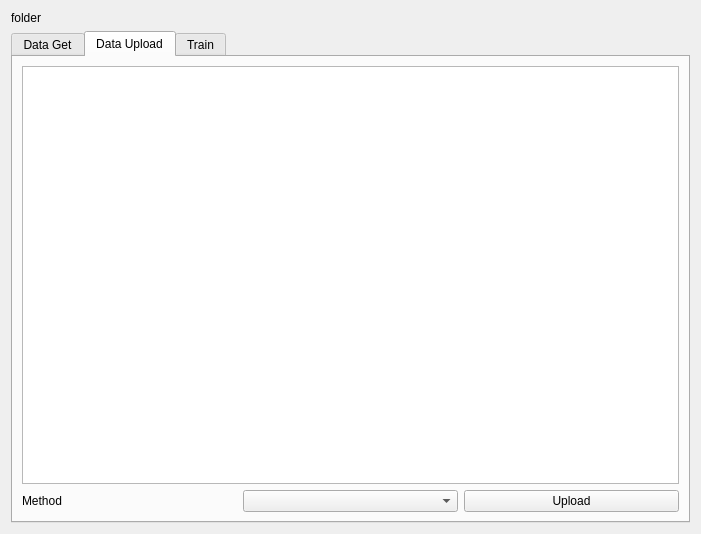
<?xml version="1.0" encoding="UTF-8"?>
<ui version="4.0">
 <class>FormSelfTrain</class>
 <widget class="QWidget" name="FormSelfTrain">
  <property name="geometry">
   <rect>
    <x>0</x>
    <y>0</y>
    <width>701</width>
    <height>534</height>
   </rect>
  </property>
  <property name="windowTitle">
   <string>SelfTrain</string>
  </property>
  <layout class="QGridLayout" name="gridLayout_4">
   <item row="0" column="0">
    <widget class="QLabel" name="labelFolder">
     <property name="text">
      <string>folder</string>
     </property>
    </widget>
   </item>
   <item row="1" column="0">
    <widget class="QTabWidget" name="tabWidget">
     <property name="currentIndex">
      <number>1</number>
     </property>
     <widget class="QWidget" name="tabDataGet">
      <attribute name="title">
       <string>Data Get</string>
      </attribute>
      <layout class="QGridLayout" name="gridLayout_3" rowstretch="0,1,0,0" columnstretch="0">
       <item row="0" column="0">
        <widget class="QLabel" name="labelFile">
         <property name="text">
          <string>file</string>
         </property>
        </widget>
       </item>
       <item row="2" column="0">
        <layout class="QHBoxLayout" name="horizontalLayout">
         <item>
          <widget class="QToolButton" name="tBtnPrev">
           <property name="text">
            <string>prev</string>
           </property>
          </widget>
         </item>
         <item>
          <widget class="QLabel" name="labelIndex">
           <property name="text">
            <string>index</string>
           </property>
           <property name="alignment">
            <set>Qt::AlignmentFlag::AlignCenter</set>
           </property>
          </widget>
         </item>
         <item>
          <widget class="QToolButton" name="tBtnNext">
           <property name="text">
            <string>next</string>
           </property>
          </widget>
         </item>
        </layout>
       </item>
       <item row="3" column="0">
        <widget class="QToolButton" name="tBtnRecord">
         <property name="sizePolicy">
          <sizepolicy hsizetype="Preferred" vsizetype="Fixed">
           <horstretch>0</horstretch>
           <verstretch>0</verstretch>
          </sizepolicy>
         </property>
         <property name="text">
          <string>record</string>
         </property>
        </widget>
       </item>
       <item row="1" column="0">
        <widget class="QWidget" name="widgetPlot" native="true">
         <layout class="QGridLayout" name="gridLayout_6">
          <property name="leftMargin">
           <number>0</number>
          </property>
          <property name="topMargin">
           <number>0</number>
          </property>
          <property name="rightMargin">
           <number>0</number>
          </property>
          <property name="bottomMargin">
           <number>0</number>
          </property>
          <property name="spacing">
           <number>0</number>
          </property>
          <item row="0" column="0">
           <layout class="QGridLayout" name="gLayPlot"/>
          </item>
         </layout>
        </widget>
       </item>
      </layout>
     </widget>
     <widget class="QWidget" name="tabDataUpload">
      <attribute name="title">
       <string>Data Upload</string>
      </attribute>
      <layout class="QGridLayout" name="gridLayout_2">
       <item row="0" column="0">
        <widget class="QTableView" name="tableViewFile"/>
       </item>
       <item row="3" column="0">
        <layout class="QHBoxLayout" name="horizontalLayout_2">
         <item>
          <widget class="QLabel" name="labelMethod">
           <property name="text">
            <string>Method</string>
           </property>
          </widget>
         </item>
         <item>
          <widget class="QComboBox" name="comboBoxMethod"/>
         </item>
         <item>
          <widget class="QPushButton" name="btnUpload">
           <property name="text">
            <string>Upload</string>
           </property>
          </widget>
         </item>
        </layout>
       </item>
      </layout>
     </widget>
     <widget class="QWidget" name="tabTrain">
      <attribute name="title">
       <string>Train</string>
      </attribute>
      <layout class="QGridLayout" name="gridLayout">
       <item row="0" column="0">
        <widget class="QTextBrowser" name="textBrowserTrainInfo"/>
       </item>
      </layout>
     </widget>
    </widget>
   </item>
  </layout>
 </widget>
 <resources/>
 <connections/>
</ui>
